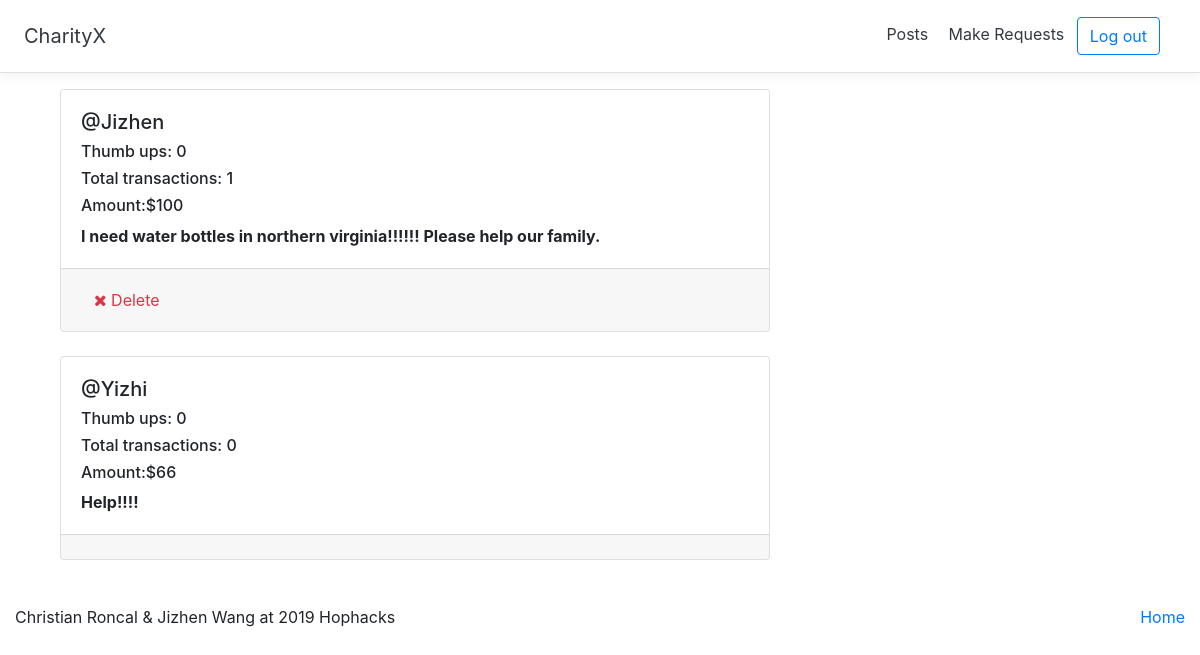
Page /posts/all (signed in) on the committed database.
### posts/models.py (models this page shows, shortened)
class Post(models.Model):
    user = models.ForeignKey(User, on_delete=models.CASCADE, related_name="user")
    payer = models.ForeignKey(
        User, on_delete=models.CASCADE, related_name="payer", null=True
    )
    disaster = models.ForeignKey(Disaster, on_delete=models.CASCADE, null=True)
    created_at = models.DateTimeField(auto_now_add=True)
    received_at = models.DateTimeField(auto_now=True)
    message = models.CharField(max_length=255)
    amount = models.IntegerField(null=True)
    category = models.CharField(max_length=255, null=True)
    paid = models.BooleanField(default=False)
    pin = models.CharField(max_length=20, null=True)
    class Meta:
        ordering = ["-created_at"]
        unique_together = ["user", "message"]

### accounts/models.py (models this page shows, shortened)
class User(AbstractUser):
    thumb_ups = models.IntegerField(default=0)
    transactions = models.IntegerField(default=0)

### posts/views.py (the view)
# urls.py: path("all", views.PostList.as_view(), name="all"),
class PostList(generic.ListView):
    model = models.Post
    def get_context_data(self, **kwargs):
        context = super().get_context_data(**kwargs)
        context["key"] = settings.STRIPE_PUBLISHABLE_KEY
        return context

### posts/templates/posts/post_list.html
{% extends "posts/post_base.html" %}
{% block post_content %}
<div class="col-md-8">
	{% for post in post_list %}
	{% if post.paid != True and post.amount != null %}
	{% include "posts/_post.html" %}
	<br>
	{% endif %}
	{% endfor %}
</div>
{% endblock %}

### posts/templates/posts/_post.html (shortened to what this page needs)
<div class="card">
	<div class="card-body">
		<h5 class="mr-5">@{{ post.user.first_name }}</h5>
		<h6 class="mr-5">Thumb ups:
			{{post.user.thumb_ups}}
		</h6>
		<h6 class="mr-5">Total transactions:
			{{post.user.transactions}}
		</h6>
		<h6 class="mr-5">
			Amount:${{post.amount}}
		</h6>
		<strong>{{ post.message }}</strong>
	</div>
	<div class="card-footer">
		{% if user.is_authenticated and post.user == user %}
		<a href="{% url 'posts:delete' pk=post.pk %}" title="delete" class="btn btn-simple">
			<span class="fa fa-remove text-danger" aria-hidden="true"></span>
			<span class="text-danger icon-label">Delete</span>
		</a>
		{% endif %}
	</div>
</div>

### static/css/master.css (style rules this page uses)
html { font-size: 14px; }
@media (min-width: 768px) { html { font-size: 16px; } }
body { height: 100%; }

### rows in the picture
Post: user.first_name "Jizhen", user.thumb_ups "0", user.transactions "1", amount "100", message "I need water bottles in northern virginia!!!!!! Please help our family.", shows "Delete"
Post: user.first_name "Yizhi", user.thumb_ups "0", user.transactions "0", amount "66", message "Help!!!!"
